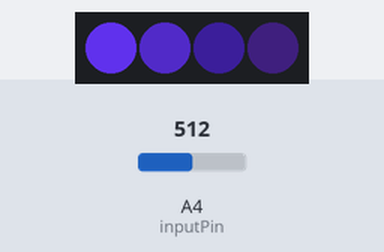
Simulated run of this sketch. Board: Arduino Uno, built with avr-gcc and run on an emulated ATmega328P. Shown: 4 RGB LEDs in strip order, left to right. The test bench sets the inputs (shaded band); at power-on: A4 (inputPin) = 512. Dim RGB values are drawn brighter than linear; random numbers use the default seed unless the sketch sets one; what the sketch prints to the serial monitor is not drawn.

Above: at 1.2 s.
1.3 s: A4 (inputPin) set to 530
At 1.96 s:
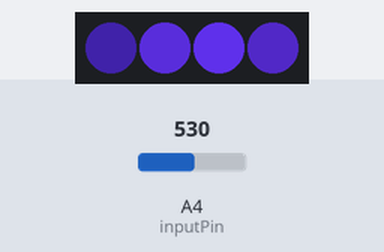
4.3 s: A4 (inputPin) set to 716
At 5.5 s:
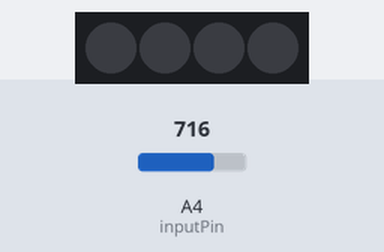
5.8 s: A4 (inputPin) set to 511
At 5.95 s:
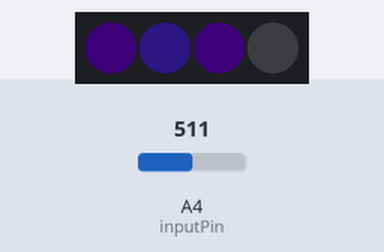
Timing chart, 0 to 12.0 s (numbered marks = the images above; inputs shaded):
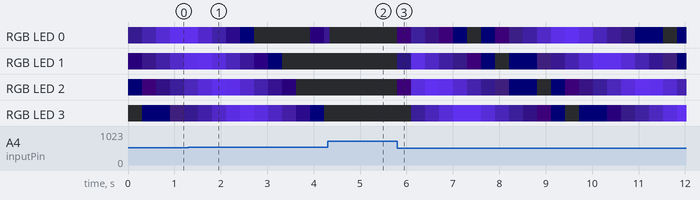

The sketch:

led_necklace.ino
```cpp
/*
  LED NECKLACE

  Fashion necklace enhanced with glowing leds and photodiodes to
  adjust the brightness.Made in collaboration with Elektrocouture

  The circuit uses the Adafruit Feather 32u4 Basic Proto. The Leds used are the
  Flora Neopixels, controlled using the FastLED library and connected through
  the pin 6.
  Also the brightness is controlled using a set of BPW34 photo-diodes
  connected to pin A4 and a 10MOhm Restistor.

  The circuit:
  * Input : Photodiode  BPW34 connected to A0
            Neopixels connected to pin 6


  Created 16th March 2016
  By Imanol Gómez
  Modified 16th March 2016
  By Imanol Gómez

  https://github.com/ImanolGo/LedNecklace

*/


#include "FastLED.h"

#define NUM_LEDS 4
#define DATA_PIN 6

// uint16_t speed = 1; // almost looks like a painting, moves very slowly
//uint16_t speed = 20; // a nice starting speed, mixes well with a scale of 100
// uint16_t speed = 33;
 uint16_t speed = 80; // wicked fast!

//uint16_t scale = 1; // mostly just solid colors
// uint16_t scale = 4011; // very zoomed out and shimmery
uint16_t scale = 100;

// This is the array that we keep our computed noise values in
uint8_t noise[NUM_LEDS];

// The 32bit version of our coordinates
static uint16_t x;
static uint16_t y;
static uint16_t z;

// Define the array of leds
CRGB leds[NUM_LEDS];


const int numReadings = 10;

int readings[numReadings];      // the readings from the analog input
int readIndex = 0;              // the index of the current reading
int total = 0;                  // the running total
int average = 0;                // the average
int brightness = 20;

int inputPin = A4;


void setup() {

   setupLeds();
   setupAnalogSmooth();
   setupSerial();
}

void setupLeds() {

   FastLED.addLeds<NEOPIXEL, DATA_PIN>(leds, NUM_LEDS);
   LEDS.setBrightness(brightness);

   // Initialize our coordinates to some random values
    x = random16();
    y = random16();
    z = random16();
}


void setupAnalogSmooth() {
  // initialize all the readings to 0:
    for (int thisReading = 0; thisReading < numReadings; thisReading++) {
      readings[thisReading] = 0;
    }
}

void setupSerial() {
    // initialize serial communication with computer:
    Serial.begin(9600);
}


void loop() {

    updateAnalogRead();
    updateBrightness();
    drawBreathingLeds();
    //drawTestLeds();
    sendSerial();
}

void updateBrightness() {

  float fAverage = average;
  brightness = zmap(fAverage, 520.0, 700.0, 255.0, 0.0, false);
  brightness = clamp(brightness, 0, 255);
  LEDS.setBrightness(brightness);
}

void updateAnalogRead() {

  // subtract the last reading:
  total = total - readings[readIndex];
  // read from the sensor:
  readings[readIndex] = analogRead(inputPin);
  // add the reading to the total:
  total = total + readings[readIndex];
  // advance to the next position in the array:
  readIndex = readIndex + 1;

  // if we're at the end of the array...
  if (readIndex >= numReadings) {
    // ...wrap around to the beginning:
    readIndex = 0;
  }

  // calculate the average:
  average = total / numReadings;
}

void drawBreathingLeds() {

  float period = zmap(speed, 0, 100, 10000, 100, false);

  for(int i = 0; i < NUM_LEDS; i++) {
    int offset = scale * i;
    float val = (exp(sin(millis()/(period+offset)*PI + +offset)) - 0.36787944)*108.0;

    leds[i] = CHSV(179,150,val);
  }

  FastLED.show();
}
void drawTestLeds()
{
  for(int i = 0; i < NUM_LEDS; i++) {
        // Turn the LED on, then pause
      leds[i] = CRGB::Red;
      FastLED.show();
      delay(500);
      // Now turn the LED off, then pause
      leds[i] = CRGB::Black;
      FastLED.show();
      delay(500);
  }
}

void drawNoiseLeds() {

  static uint8_t ihue=0;
  fillnoise8();
 for(int i = 0; i < NUM_LEDS; i++) {
      //leds[i] = CHSV(noise[i],255,noise[i]);
      leds[i] = CRGB(noise[i],0,0);
  }

  ihue+=1;

  LEDS.show();


}

void sendSerial()
{
  //Serial.println(average);
  Serial.println(brightness);
  delay(1);        // delay in between reads for stability
}


// Fill the array of 8-bit noise values using the inoise8 function.
void fillnoise8() {
  for(int i = 0; i < NUM_LEDS; i++) {
      int offset = scale * i;
      noise[i] = inoise8(x + offset,z);
  }
  z += speed;
}


float zmap(float input, float inMin, float inMax, float outMin, float outMax, bool _clamp){

      float out = (input-inMin)/(inMax-inMin)*(outMax-outMin)+outMin;

      if(_clamp){
        out = clamp(out, outMin, outMax);
      }

      return out;

}


float clamp(float value, float valueMin, float valueMax){

      float out = value;

      if(value > valueMax){
        out = valueMax;
      }

      if(value < valueMin){
        out = valueMin;
      }

    return out;
}
```

Measured:
- the behaviour switches between 520 and 521 on A4 (inputPin) (found by bisection; images 0 and 1)
- after the input at 5.8 s, RGB LED 0: off → RGB(1, 0, 2) at once, → RGB(11, 6, 28) 0.30 s later, → RGB(3, 1, 7) 0.30 s later, → RGB(1, 0, 2) 0.30 s later, … (20 changes in this stretch); RGB LED 1: off → RGB(2, 1, 6) at once, → RGB(70, 36, 173) 0.30 s later, → RGB(38, 19, 94) 0.30 s later, → RGB(14, 7, 36) 0.30 s later, … (20 changes in this stretch)
